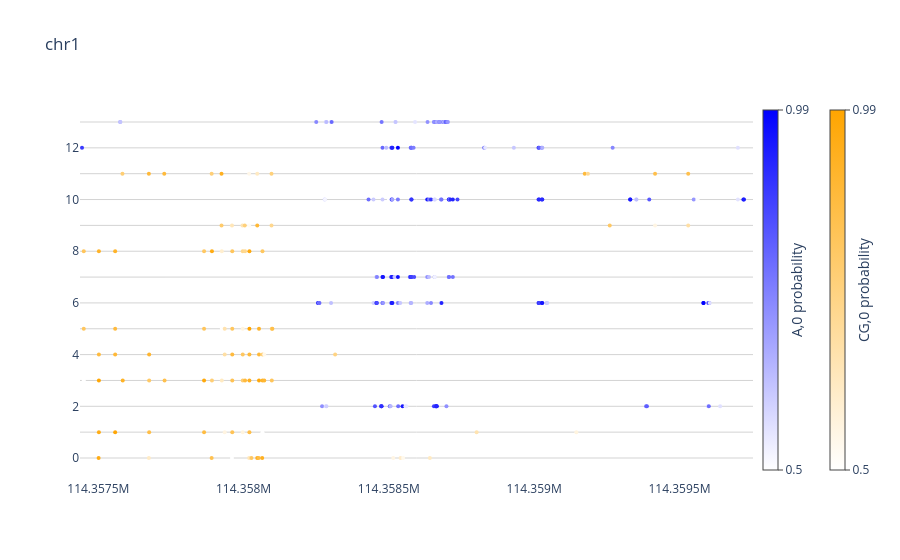

Notebook source saved alongside this figure:
### Markdown cell above
When using the read browser, one can optionally request plotting of a random subset of the reads using the `subset_parameters` argument:

### Code cell
plot_read_browser.plot_read_browser(
    mod_file_name=extract_file_no_thresh,
    region='chr1:114357437-114359753',
    motifs=['CG,0','A,0'],
    thresh=0.5,
    single_strand=False,
    sort_by="collapse",
    hover=False,
    subset_parameters={"frac": 0.25}
)

### Figure 1 — Plotly figure (JSON) as saved in the notebook; plotly's stock layout.template omitted (floating-point values rounded to 4 significant figures; data arrays with more than 128 entries replaced by an {"elided": "..."} marker saying what was removed)
{"data": [{"hoverinfo": "text", "hovertext": "bd15781e-a765-43ba-b641-64cff386435f", "line": {"color": "lightgrey", "width": 1}, "mode": "lines", "showlegend": false, "type": "scatter", "x": [114272757, 114371007], "y": [0, 0]}, {"hoverinfo": "text", "hovertext": "8a461cc7-ebdc-4456-98a6-afbd85560245", "line": {"color": "lightgrey", "width": 1}, "mode": "lines", "showlegend": false, "type": "scatter", "x": [114320500, 114366576], "y": [3, 3]}, {"hoverinfo": "text", "hovertext": "1ad45bea-ccfe-4f2f-b727-d8280358f0b0", "line": {"color": "lightgrey", "width": 1}, "mode": "lines", "showlegend": false, "type": "scatter", "x": [114323087, 114361162], "y": [6, 6]}, {"hoverinfo": "text", "hovertext": "4c30ceba-4a6a-41ba-8906-293ba44965d1", "line": {"color": "lightgrey", "width": 1}, "mode": "lines", "showlegend": false, "type": "scatter", "x": [114324537, 114362163], "y": [7, 7]}, {"hoverinfo": "text", "hovertext": "c4269dbc-9387-4644-a195-bab0ab597d21", "line": {"color": "lightgrey", "width": 1}, "mode": "lines", "showlegend": false, "type": "scatter", "x": [114332522, 114390219], "y": [1, 1]}, {"hoverinfo": "text", "hovertext": "c299b672-9ba1-430b-ae22-43d7591eead8", "line": {"color": "lightgrey", "width": 1}, "mode": "lines", "showlegend": false, "type": "scatter", "x": [114332525, 114377428], "y": [4, 4]}, {"hoverinfo": "text", "hovertext": "9ae3a9ec-de2b-4678-80c5-82ef5b18d7af", "line": {"color": "lightgrey", "width": 1}, "mode": "lines", "showlegend": false, "type": "scatter", "x": [114339863, 114386990], "y": [2, 2]}, {"hoverinfo": "text", "hovertext": "66ca78ed-7f5e-4af3-93cd-0ceb736246ec", "line": {"color": "lightgrey", "width": 1}, "mode": "lines", "showlegend": false, "type": "scatter", "x": [114341066, 114379357], "y": [5, 5]}, {"hoverinfo": "text", "hovertext": "d2f5df66-fe62-4723-b360-572dec3493c8", "line": {"color": "lightgrey", "width": 1}, "mode": "lines", "showlegend": false, "type": "scatter", "x": [114347104, 114372936], "y": [10, 10]}, {"hoverinfo": "text", "hovertext": "34f01854-c28c-4ec6-a5ff-635d1327b18d", "line": {"color": "lightgrey", "width": 1}, "mode": "lines", "showlegend": false, "type": "scatter", "x": [114349315, 114373482], "y": [11, 11]}, {"hoverinfo": "text", "hovertext": "a054616a-0028-4b5e-877f-53b611ad2767", "line": {"color": "lightgrey", "width": 1}, "mode": "lines", "showlegend": false, "type": "scatter", "x": [114350271, 114372234], "y": [12, 12]}, {"hoverinfo": "text", "hovertext": "7e3be4d2-be0b-4eda-91fb-d56b0df8d9ec", "line": {"color": "lightgrey", "width": 1}, "mode": "lines", "showlegend": false, "type": "scatter", "x": [114353092, 114381301], "y": [9, 9]}, {"hoverinfo": "text", "hovertext": "a6fcae27-656a-4f86-b117-02fee057fab6", "line": {"color": "lightgrey", "width": 1}, "mode": "lines", "showlegend": false, "type": "scatter", "x": [114353689, 114360654], "y": [13, 13]}, {"hoverinfo": "text", "hovertext": "09ad09ac-fe99-4e99-9fe4-d308c41538d8", "line": {"color": "lightgrey", "width": 1}, "mode": "lines", "showlegend": false, "type": "scatter", "x": [114356767, 114393905], "y": [8, 8]}, {"customdata": {"elided": "215x2 mixed values"}, "hovertemplate": "<b>Read</b>: %{customdata[0]}<br><b>Position</b>: %{x:,}<br><b>Probability</b>: %{customdata[1]:.2f}", "marker": {"color": {"elided": "215 float values"}, "colorbar": {"thickness": 15, "tickmode": "array", "ticks": "outside", "ticktext": ["0.5", "0.99"], "tickvals": [0.502, 0.9863], "title": {"side": "right", "text": "A,0 probability"}, "x": 1}, "colorscale": [[0, "white"], [1, "blue"]], "size": 4}, "mode": "markers", "showlegend": false, "type": "scatter", "x": {"elided": "215 int values"}, "y": {"elided": "215 int values"}}, {"customdata": {"elided": "149x2 mixed values"}, "hovertemplate": "<b>Read</b>: %{customdata[0]}<br><b>Position</b>: %{x:,}<br><b>Probability</b>: %{customdata[1]:.2f}", "marker": {"color": {"elided": "149 float values"}, "colorbar": {"thickness": 15, "tickmode": "array", "ticks": "outside", "ticktext": ["0.5", "0.99"], "tickvals": [0.502, 0.9941], "title": {"side": "right", "text": "CG,0 probability"}, "x": 1.1}, "colorscale": [[0, "white"], [1, "orange"]], "size": 4}, "mode": "markers", "showlegend": false, "type": "scatter", "x": {"elided": "149 int values"}, "y": {"elided": "149 int values"}}], "layout": {"barmode": "overlay", "hovermode": false, "plot_bgcolor": "rgba(0,0,0,0)", "title": {"text": "chr1"}, "xaxis": {"range": [114357437, 114359753]}}}
